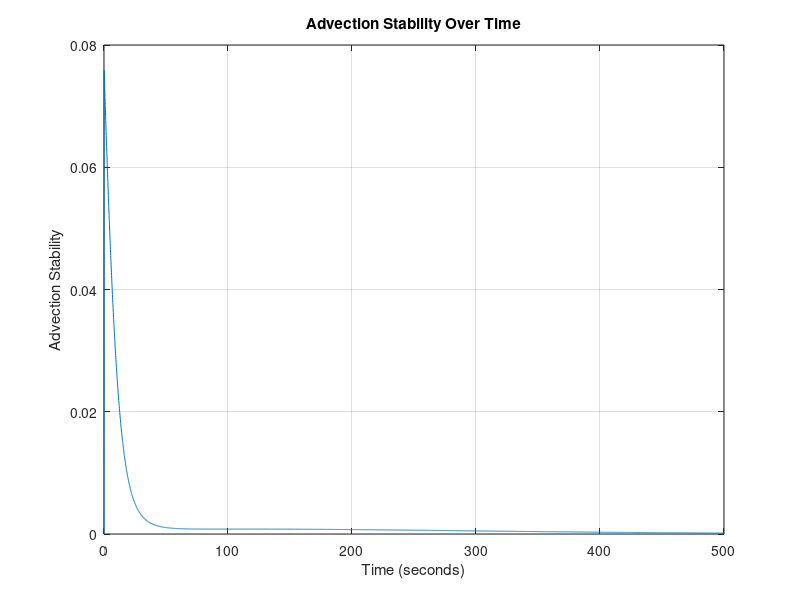
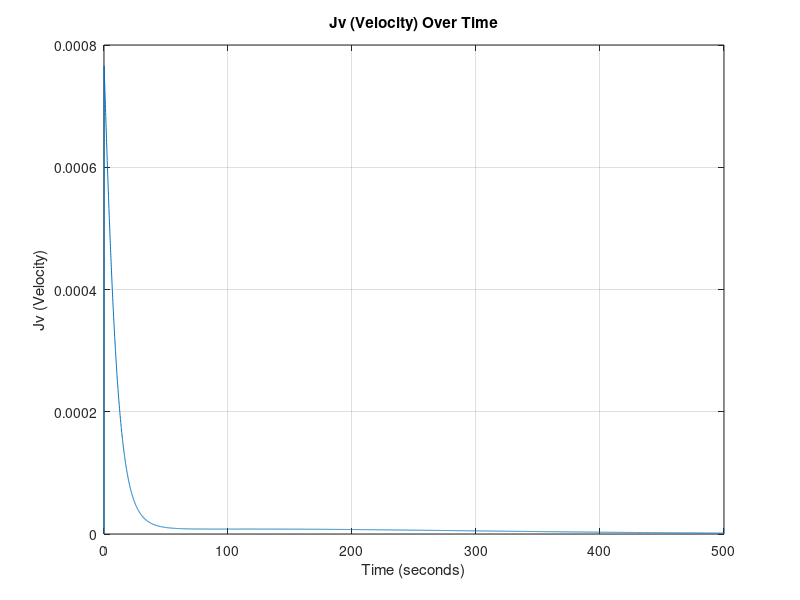
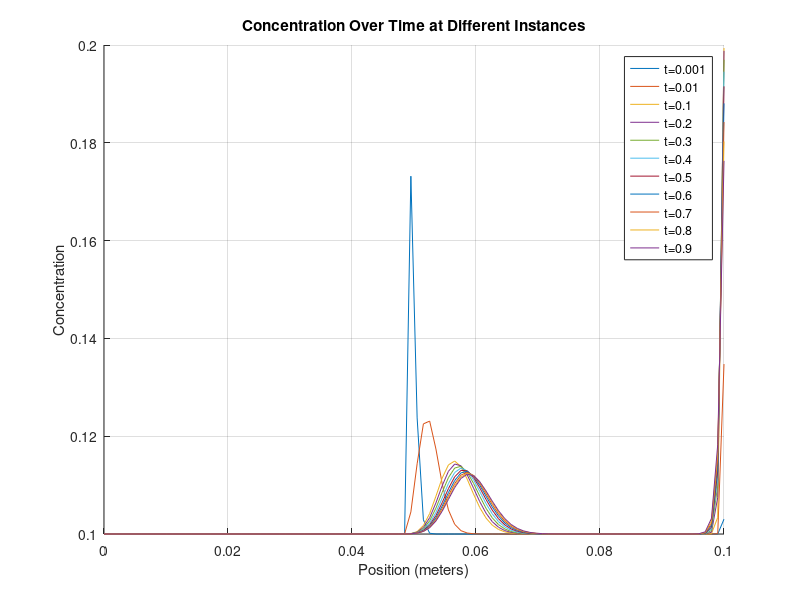
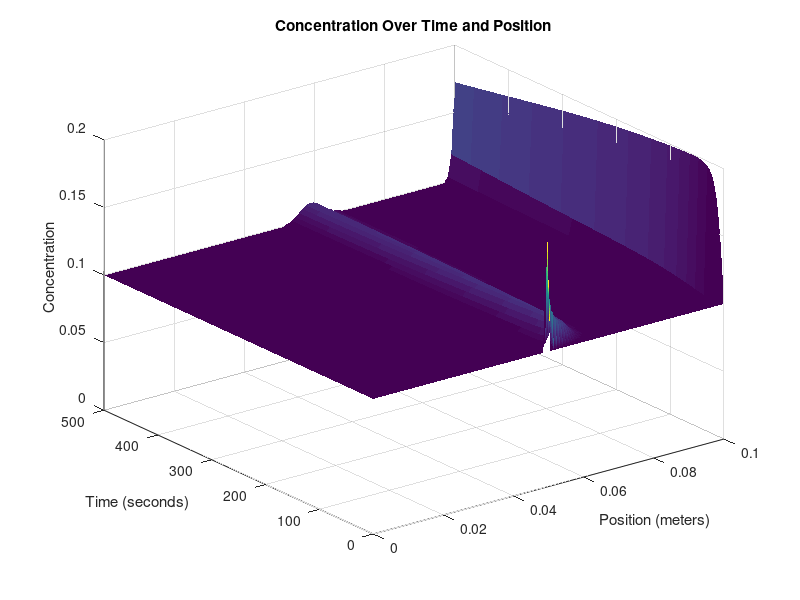

Write MATLAB code to recreate these figures, in order.
%__Gruppe 3-Simulering-3.Sem__
clear
close all
clc
%% Inital Parameters
domain_length = 0.1;   % Domain length (meters)
domain_steps = 100;    % Number of spatial domain_steps points
dx = domain_length / (domain_steps - 1); % Position discretization

time_length = 500;      % Time length (seconds)
time_steps = 5000;       % Number of time steps
dt = time_length / time_steps; % Temporal discretization

% DEFINED VARIABLES
D = 1.464*10^-9; % Diffusivity coefficient H2PO4- in water [m^2 s^-1]
feed_conc = 0.1; % Constant solute concentration at the first cell 0.1 molar [H2PO4]
TMP= 5; %TMP: Transmembrane Pressure [bar]
kb= 0.001; % Fouling Constant
kw= 3.044001*10^-4; % Initial water permiability L m^-2 bar^-1 s^-1 
rejection_rate = 0.1; % Rejection of the membrane (σ) [procentage]


% PHYSICAL CONSTANTS
R= 0.0831415; % Gasconstant [L Bar mol^-1 K^-1]
T= 273.15+25; %Temperature [K]
F= 96.485; %Faraday[C/mol]

% Anonymous functions
Lv = @(time) kw*exp(-kb*time); %Water permeability dependent on Fouling

% Percipitation array - WORK IN PROGRESS
%P = zeros(domain_length,);


% Create a grid for space and time
x = linspace(0, domain_length, domain_steps);
t = linspace(0, time_length, time_steps);

% Initialize the concentration array AND Initial condition (1D)
C = zeros(domain_steps, time_steps)+0.1; % 0.1 molar [H2PO4] at pH 2.9
C(domain_steps/2) = 0.2;

%Diffusive Stability
DS = D*dt/dx^2;
fprintf('\n Diffusivity Stability = %f', DS);
if DS>0.5 
   fprintf(2,'\n ERROR: Stabilitetsfejl');
else
    fprintf('\n Stable Diffusion Model !!');
end


%% Time-stepping loop
for j = 2:time_steps
    for i = 1:domain_steps
        Jv = (Lv(j)*(TMP-(1*R*T*(C(domain_steps, j-1)))));  % Volume flux = Jv ,  in terms of osmotic pressure (TMP, R, T, delta_C) and Lv. [m/s]
        C(1, :) = feed_conc; % Set the leftmost boundary to 0.1
        % Calculate the second derivative in x direction
        if i == 1 %__First Cell__
            d2Cdx2 = 0;
            dCdt_advection = 0;

        elseif i == domain_steps %__Membrane Cell___
            % No right neighbor at the last cell and MEMBRANE
            d2Cdx2 = (D * (C(domain_steps - 1, j-1) - C(domain_steps, j-1)) / dx^2) + C(i,j-1)*(rejection_rate)*Jv/(dx);
        else    %__Normal Cells__
            % Calculate the second derivative normally
            d2Cdx2 = D * (C(i + 1, j-1) - 2 * C(i, j-1) + C(i - 1, j-1)) / dx^2;
            % Apply advection term
            dCdt_advection = -Jv * (C(i, j-1) - C(i-1, j-1)) / dx;
        end
        % Apply the diffusion-advection-(electromigration) equation
        C(i, j) = C(i, j-1) + dt * (d2Cdx2 + dCdt_advection);
        Jv_values(j) = Jv; % Plot values
        AS(j) = Jv * dt/dx; % Stability plot values
    end
end

%% 2D Plots

% Plot Advection Stability (DS) values over time

figure;
plot(t, AS);
xlabel('Time (seconds)');
ylabel('Advection Stability');
title('Advection Stability Over Time');
grid on;

% Plot Jv values over time
figure;
plot(t, Jv_values);
xlabel('Time (seconds)');
ylabel('Jv (Velocity)');
title('Jv (Velocity) Over Time');
grid on;


% Define fractions of time steps you want to visualize
time_fraction = [0.001, 0.01, 0.1, 0.2, 0.3, 0.4, 0.5, 0.6, 0.7, 0.8, 0.9];  % For example, 0.1 corresponds to 10% of time steps

% Calculate the corresponding time indices
time_instances = round(time_fraction * time_steps);

% Create a figure for the first plot
figure;
hold on;

% Plot concentration at specific time instances
for i = 1:length(time_instances)
    time_index = time_instances(i);
    plot(x, C(:, time_index));
end

xlabel('Position (meters)');
ylabel('Concentration');
title('Concentration Over Time at Different Instances');

% Add a legend for clarity
legend(arrayfun(@(f) ['t=', num2str(f)], time_fraction, 'UniformOutput', false));

grid on;
hold off;


%% 3D Plot

% Create a 3D surface plot to visualize concentration over time and position
[T, X] = meshgrid(t, x);
figure;
h = surf(X, T, C); % Transpose removed here
xlabel('Position (meters)');
ylabel('Time (seconds)');
zlabel('Concentration');
title('Concentration Over Time and Position');

% Set axis limits to start at the origin
xlim([0, domain_length]);
ylim([0, time_length]);
zlim([0, max(C(:))]); % Assuming max(C(:)) is the maximum concentration in your data

set(h,'LineStyle','none')
%colormap(jet)
